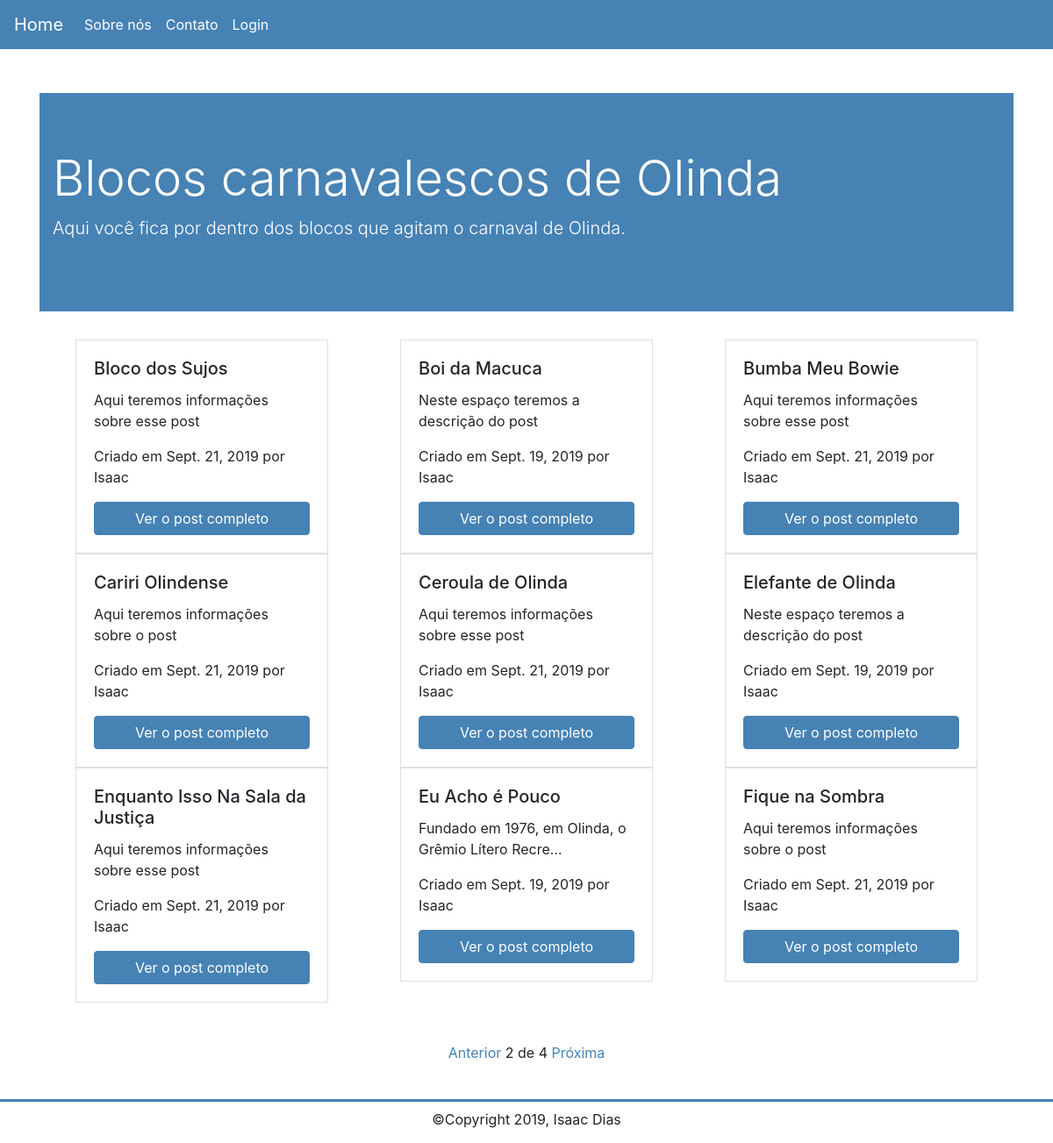
Screenshot of /?page=2 with the database file from the repository.
### blog/models.py (models this page shows, shortened)
class Post(models.Model):
    STATUS = (
        ('active', 'Ativo'),
        ('draft', 'Rascunho')
    )
    title = models.CharField(max_length=200)
    body = models.TextField()
    image = models.FileField(upload_to = '', null=True, blank= True)
    author = models.ForeignKey(User, on_delete=models.CASCADE)
    slug= models.SlugField()
    created_at = models.DateField(auto_now_add=True)
    updated_at = models.DateField(auto_now=True)
    status = models.CharField(max_length=15, choices=STATUS)

### blog/views.py (the view)
# urls.py: path('', views.post_list, name='post_list'),
def post_list(request):
	post_list = Post.objects.all().order_by('title')
	paginator = Paginator(post_list, 9)
	page = request.GET.get('page')
	posts = paginator.get_page(page)
	return render(request, 'blog/post_list.html', {'posts':posts})

### blog/templates/blog/post_list.html (shortened to what this page needs)
{% extends 'blog/base.html' %}
{% block content %}
<div class="container">
    <div class="jumbotron jumbotron-fluid">
        <div class="container">
            <h1 class="display-4">Blocos carnavalescos de Olinda</h1>
            <p class="lead">Aqui você fica por dentro dos blocos que agitam o carnaval de Olinda.</p>
        </div>
    </div>
    <div class="row">
        {% for post in posts %}
        <div class="col">
            <div class="card" style="width: 18rem;">
                <div class="card-body">
                    <h5 class="card-title">{{ post.title }}</h5>
                    <p class="card-text">{{ post.body |truncatechars:50}}</p>
                    <p>Criado em {{ post.created_at }} por {{ post.author }}</p>
                    <a href="{% url 'blog:post_detail' post.slug %}" class="btn btn-primary">Ver o post completo</a>
                </div>
            </div>
        </div>
        {% endfor %}
    </div>
    <div class="pagination">
        <span class="step-links">
            {% if posts.has_previous %}
            <a href="?page={{ posts.previous_page_number }}">Anterior</a>
            {% endif %}
            <span class="current">
                {{posts.number}} de {{posts.paginator.num_pages}}
            </span>
            {% if posts.has_next %}
            <a href="?page={{ posts.next_page_number }}">Próxima</a>
            {% endif %}
        </span>
    </div>
</div>
{% endblock %}

### blog/static/css/styles.css (style rules this page uses)
.row { margin-left: 0; margin-right: 0; }
.col { padding-left: 0; padding-right: 0; }
.card { margin: auto; border-radius: 0; }
.card .btn-primary { background-color: #4682B4; border-color: #4682B4; }
.row .jumbotron { background-color: #4682B4; color: #FFF; margin-top: 50px; }
.card .btn.btn-primary { margin: auto; display: block; }
.container .step-links { display: block; width: 200px; margin: 30px auto; height: 50px; position: relative; text-align: center; padding-top: 15px; }
.step-links a { color: #4682b4; transition: .5s; }

### rows the page displays
Post: title "Bloco dos Sujos", body "Aqui teremos informações sobre esse post", created_at "Sept. 21, 2019", author "Isaac"
Post: title "Boi da Macuca", body "Neste espaço teremos a descrição do post", created_at "Sept. 19, 2019", author "Isaac"
Post: title "Bumba Meu Bowie", body "Aqui teremos informações sobre esse post", created_at "Sept. 21, 2019", author "Isaac"
Post: title "Cariri Olindense", body "Aqui teremos informações sobre o post", created_at "Sept. 21, 2019", author "Isaac"
Post: title "Ceroula de Olinda", body "Aqui teremos informações sobre esse post", created_at "Sept. 21, 2019", author "Isaac"
Post: title "Elefante de Olinda", body "Neste espaço teremos a descrição do post", created_at "Sept. 19, 2019", author "Isaac"
Post: title "Enquanto Isso Na Sala da Justiça", body "Aqui teremos informações sobre esse post", created_at "Sept. 21, 2019", author "Isaac"
Post: title "Eu Acho é Pouco", body "Fundado em 1976, em Olinda, o Grêmio Lítero Recre…", created_at "Sept. 19, 2019", author "Isaac"
Post: title "Fique na Sombra", body "Aqui teremos informações sobre o post", created_at "Sept. 21, 2019", author "Isaac"

### other values shown
{{ posts.number }} "2"
{{ posts.paginator.num_pages }} "4"
